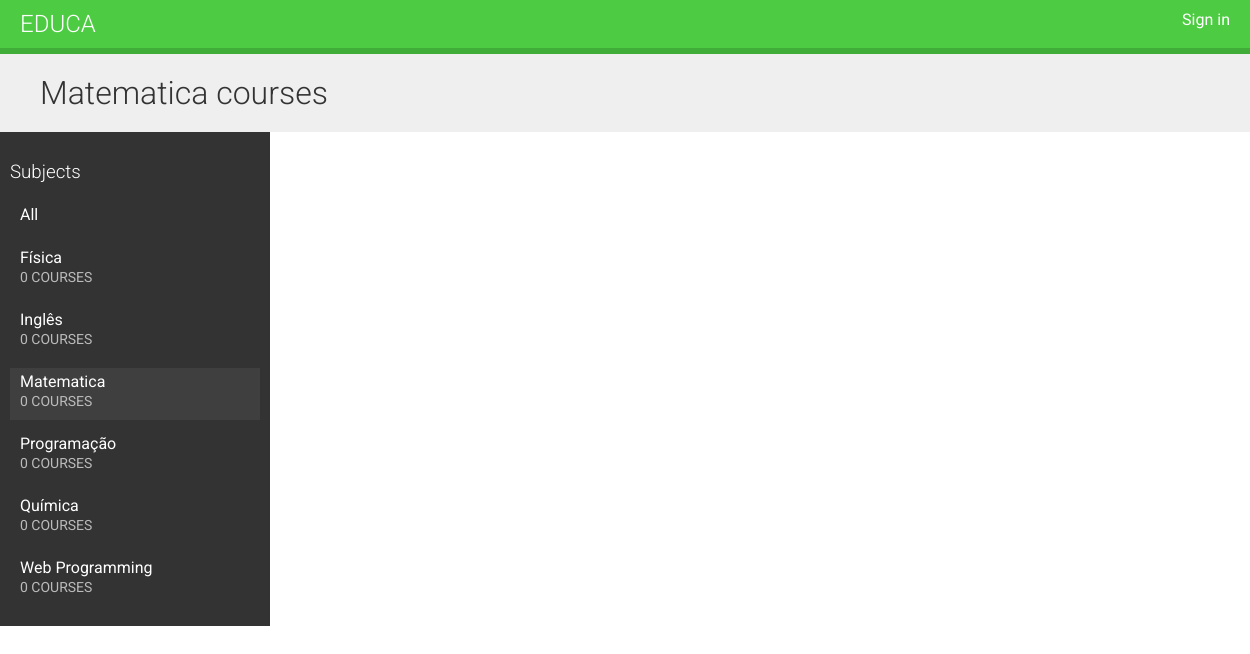
The page /course/subject/matematica/ on the database its author committed.
### courses/models.py (models this page shows, shortened)
class Subject(models.Model):
    title = models.CharField(max_length=200)
    slug = models.SlugField(max_length=200, unique=True)
    class Meta:
        ordering = ('title',)

### courses/views.py (the view)
# urls.py: url(r'^subject/(?P<subject>[\w-]+)/$', views.CourseListView.as_view(), name='course_list_subject'),
class CourseListView(TemplateResponseMixin, View):
    model = Course
    template_name = 'courses/course/list.html'
    def get(self, request, subject=None):
        subjects = cache.get('all_subjects')
        if not subjects:
            subjects = Subject.objects.annotate(total_courses=Count('courses'))
            cache.set('all_subjects', subjects)
        all_courses = Course.objects.annotate(total_modules=Count('modules'))
        if subject:
            subject = get_object_or_404(Subject, slug=subject)
            key = 'subject_{}_courses'.format(subject.id)
            courses = cache.get(key)
            if not courses:
                courses = all_courses.filter(subject=subject)
                cache.set(key, courses)
        else:
            courses = cache.get('all_courses')
            if not courses:
                courses = all_courses
                cache.set('all_courses', courses)
        return self.render_to_response({'subjects': subjects,
                                        'subject': subject,
                                        'courses': courses})

### courses/templates/courses/course/list.html (shortened to what this page needs)
{% extends "base.html" %}
{% block content %}
    <h1>
        {% if subject %}
            {{ subject.title }} courses
        {% else %}
            All courses
        {% endif %}
    </h1>
    <div class="contents">
        <h3>Subjects</h3>
        <ul id="modules">
            <li {% if not subject %}class="selected"{% endif %}>
                <a href="{% url "course_list" %}">All</a>
            </li>
            {% for s in subjects %}
                <li {% if subject == s %}class="selected"{% endif %}>
                    <a href="{% url "course_list_subject" s.slug %}">
                        {{ s.title }}
                        <br><span>{{ s.total_courses }} courses</span>
                    </a>
                </li>
            {% endfor %}
        </ul>
    </div>
    <div class="module">
    </div>
{% endblock %}

### courses/static/css/base.css (style rules this page uses)
body { margin:0; font-family:'Roboto', sans-serif; font-weight:400; color:#333; }
a { color:#3fad37; text-decoration:none; }
h1, h2, h3, h4, h5, h6 { font-family:'Roboto', sans-serif; font-weight:300; }
h1 { background:#efefef; width:100%; overflow:auto; padding:20px 0 20px 40px; margin:0; }
.module { overflow:auto; }
.contents { width:20%; padding:10px; float:left; background:#333; color: #fff; font-family:'Roboto', sans-serif; }
.contents ul { list-style:none; margin:0; padding:0; }
.contents ul li { margin:0 0 10px 0; padding:4px 10px 10px; overflow:auto; }
.contents ul li.selected { background:#3f3f3f; }
.contents ul span { text-transform:uppercase; color:#bbb; font-size:14px; }
.contents ul a { display:block; color:#fff; text-decoration:none; }
.module { padding:10px 20px; float:left; }

### rows shown on the page
Subject: title "Matematica", total_courses "0"
Subject: title "Física", total_courses "0"
Subject: title "Inglês", total_courses "0"
Subject: title "Programação", total_courses "0"
Subject: title "Química", total_courses "0"
Subject: title "Web Programming", total_courses "0"
